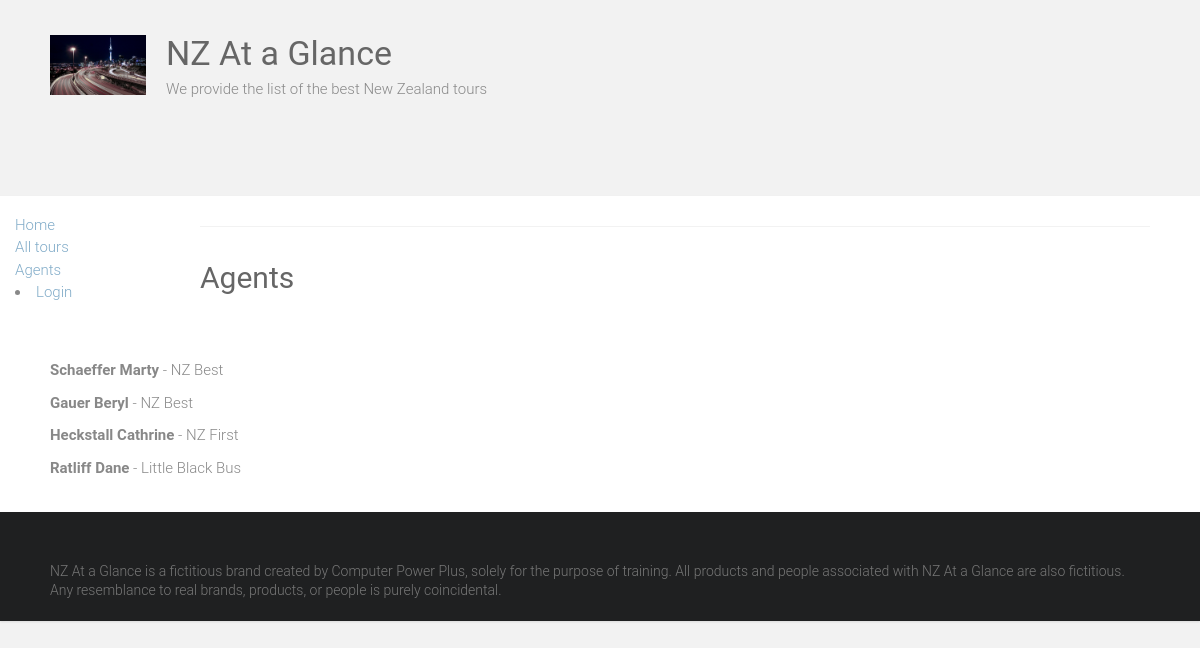
Page /home/agents/ on the committed database.
### home/models.py (models this page shows, shortened)
class Agent(models.Model):
    PROVIDER_CHOICES =(
        ('NZ Best', 'NZ Best Tour Company'),
        ('NZ First', 'New Zealand First Bus Tours'),
        ('Little Black Bus', 'Little Black Bus Individual Tours')
    )
    first_name = models.CharField(max_length=50)
    last_name = models.CharField(max_length=50)
    agent_username = models.CharField(max_length=30)
    email_address = models.CharField(max_length=30)
    phone_number = models.CharField(max_length=15)
    provider = models.CharField(choices=PROVIDER_CHOICES, max_length=30)

### home/views.py (the view)
# urls.py: path('agents/', views.AgentListView.as_view(), name = 'agents'),
class AgentListView(generic.ListView):
    model = Agent
    paginate_by = 10

### home/templates/home/agent_list.html
{% extends "base.html" %}
{% block content %}
    <h1>Agents</h1>
    <br><br>
    {% if agent_list %}
    <ul>
      {% for agent in agent_list %}
      <div class="agentname">
        <a href="{% url 'agent_detail' agent.id %}">
          <p><strong>{{agent.last_name|capfirst}} {{agent.first_name|capfirst}}</strong> - {{agent.provider}} </p>
        </a>
      </div>
      {% endfor %}
      <br>
    </ul>
    {% else %}
      <p>There are no agents to display.</p>
    {% endif %}
{% endblock %}

### static/style.css (style rules this page uses)
html, body, div, span, applet, object, iframe, h1, h2, h3, h4, h5, h6, p, blockquote, pre, a, abbr, acronym, address, big, cite, code, del, dfn, em, font, ins, kbd, q, s, samp, small, strike, strong, sub, sup, tt, var, dl, dt, dd, ol, ul, li, fieldset, form, label, legend, table, caption, tbody, tfoot, thead, tr, th, td { border: 0; font: inherit; font-size: 100%; font-style: inherit; font-weight: inherit; margin: 0; outline: 0; padding: 0; vertical-align: baseline; }
html { overflow-y: scroll; -webkit-text-size-adjust: 100%; -ms-text-size-adjust: 100%; }
h1, h2, h3, h4, h5, h6 { color: #666666; line-height: 1.4; padding-bottom: 15px; font-weight: normal; }
h1 { font-size: 30px; }
body, button, input, select, textarea { color: #888888; font-size: 15px; line-height: 1.5; font-family: 'Roboto', sans-serif; font-weight: 300; }
p { color: #888888; font-size: 15px; line-height: 1.5; margin-bottom: 15px; font-weight: 300; }
ul, ol { list-style: none; }
body { background: #f2f2f2; }
strong { font-weight: bold; }
a { color: #80abc8; text-decoration: none; -webkit-transition: 0.25s ease-in-out; -moz-transition: 0.25s ease-in-out; transition: 0.25s ease-in-out; -ms-transition: 0.25s ease-in-out; -o-transition: 0.25s ease-in-out; }
body { padding-top: 30px; padding-bottom: 30px; }
body.wide { padding-top: 0; padding-bottom: 0; }
.single-page p { margin-bottom: 10px; }

### rows in the picture
Agent: last_name "Schaeffer", first_name "Marty", provider "NZ Best"
Agent: last_name "Gauer", first_name "Beryl", provider "NZ Best"
Agent: last_name "Heckstall", first_name "Cathrine", provider "NZ First"
Agent: last_name "Ratliff", first_name "Dane", provider "Little Black Bus"
